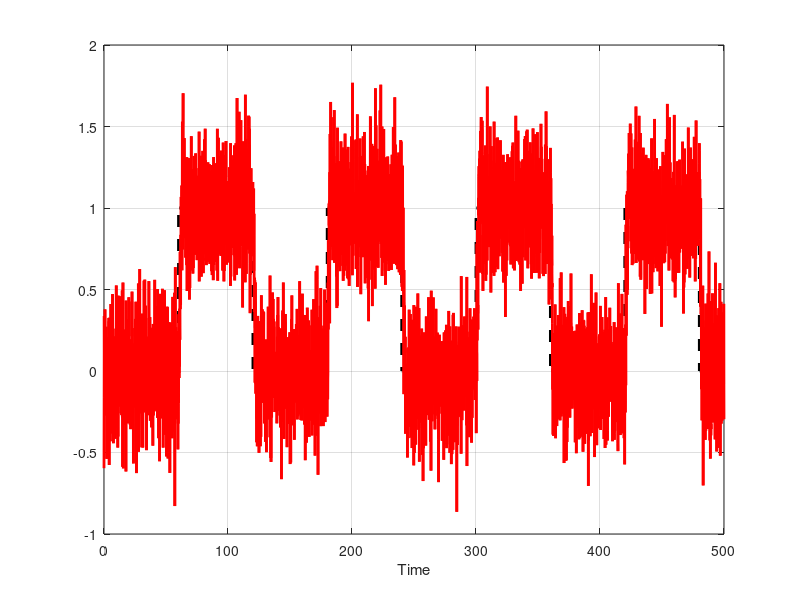
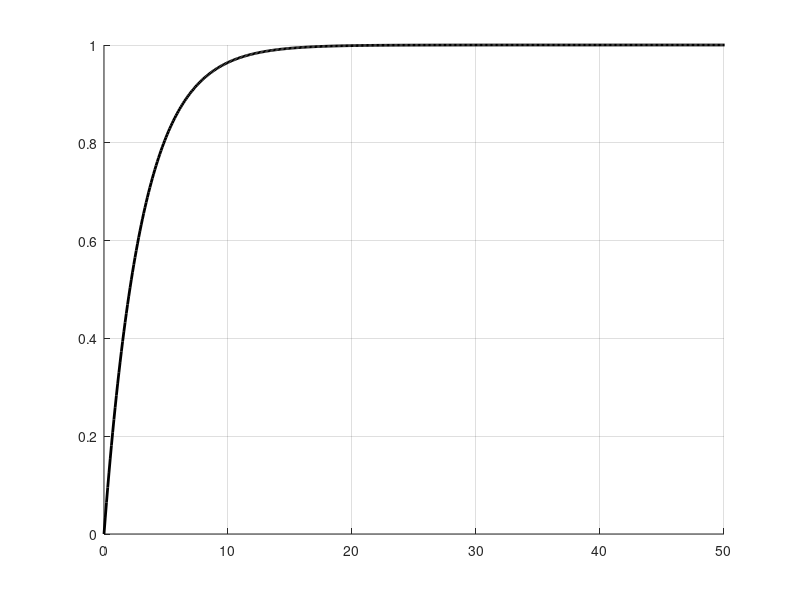

Write MATLAB code to recreate these figures, in order. (Note: this script raises an error after producing the figures.)
addpath('VRFT_toolbox_v1\*')

clc;
clear all;

rng(1);

%% Real system
m1 = 1;
m2 = 0.5;
c1 = 0.2;
c2 = 0.5;
k1 = 1;
k2 = 0.5;

s = tf('s');
P = minreal((m1*s^2+(c1+c2)*s+(k1+k2))/((m1*s^2+(c1+c2)*s+k1+k2)*(m2*s^2+c2*s+k2)-(k2+c2*s)^2));

P = 1/(s^2+s+1);
%% Sample data
% Parameters
Ts = 0.1;
t = 0:Ts:500;
var = 2*0.025;

% Data
noise = sqrt(var) * randn(size(t))';
u = (1-(square(2 * pi * t / 120) + 1) / 2)';
y = lsim(P,u,t) + noise;

% Figure
figure(1);
clf; grid on; hold on; box on;
plot(t, u, 'k--', 'linewidth', 2)
plot(t, y, 'r', 'linewidth', 2)

xlim([0,500]);
xlabel('Time')

%% VRFT + time-scaling
% Reference model
Mr = tf(1, [3, 1]);

% Figure
figure(2);
clf; grid on; hold on;
plot(t,step(Mr,t), 'k-', 'LineWidth', 2)
xlim([0,50])

% Run experiments
ALPHA = 1:3:10;
for i = 1:length(ALPHA)
    alpha = ALPHA(i);

    Mr_alpha = tf(1, [3/alpha, 1]);
    Mr_alpha_inv = tf(1, [3*alpha, 1]);
    
    W = c2d(tf(1,[0.3, 1]),Ts);
    B = [
            tf(1, 1, Ts, 'variable', 'z^-1'); 
            tf(Ts*[1 1], 2*[1 -1], Ts, 'variable', 'z^-1');
            tf([2 -2], Ts*[3 -1], Ts, 'variable', 'z^-1');
        ];
    
    % Using the VRFT1_ry function, though its exact implementation is not provided in the snippet
    [~, theta] = VRFT1_ry(u, y, c2d(Mr_alpha_inv,Ts), B, [], 2, []);
    
    % Extract the PI controller parameters from theta
    Kp = theta(1); Ki = theta(2); Kd = theta(3);
    
    % Controller
    C = Kp + 1/s*Ki + s*Kd;
        
    % Computing "real" closed loop
    M_alpha_inv = minreal(feedback(P*C,1));

    % Rescaling closed loop
    K1 = alpha;
    K2 = 1-1/alpha;
    M = minreal(feedback(K1*M_alpha_inv,K2));
    
    % Figure
    figure(2);
    set(gca,'ColorOrderIndex',i)
    plot(t/alpha,step(M_alpha_inv,t), ':', 'LineWidth', 2)
    set(gca,'ColorOrderIndex',i)
    plot(t,step(M,t), '--', 'LineWidth', 2)
    drawnow;
end

% Info:
% - Three possible end results for the closed loop
% -- (1) Mr
% -- (2) "poor" estimate when time-scalind, but perfect rescaling of time
% -- (3) "poor" estimate and "poor" rescaling
% - This plots all cases agains each other, for different values of alpha
% 
% Desired steady-state is achieved in all cases (?), but not knowing the
% full dynamics is what causes problems.
% It also seems like all of the models become non-minimum phase in this
% example.